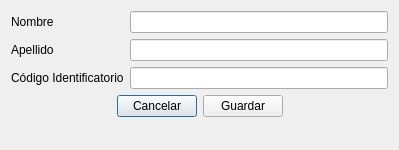
<?xml version="1.0" encoding="UTF-8"?>
<ui version="4.0">
 <class>NewUserDialog</class>
 <widget class="QDialog" name="NewUserDialog">
  <property name="geometry">
   <rect>
    <x>0</x>
    <y>0</y>
    <width>399</width>
    <height>150</height>
   </rect>
  </property>
  <property name="windowTitle">
   <string>Nuevo Usuario</string>
  </property>
  <layout class="QVBoxLayout" name="verticalLayout">
   <item>
    <layout class="QFormLayout" name="formLayout">
     <item row="0" column="0">
      <widget class="QLabel" name="firstNameLabel">
       <property name="text">
        <string>Nombre</string>
       </property>
      </widget>
     </item>
     <item row="1" column="0">
      <widget class="QLabel" name="lastNameLabel">
       <property name="text">
        <string>Apellido</string>
       </property>
      </widget>
     </item>
     <item row="2" column="0">
      <widget class="QLabel" name="barcodeLabel">
       <property name="text">
        <string>Código Identificatorio</string>
       </property>
      </widget>
     </item>
     <item row="0" column="1">
      <widget class="QLineEdit" name="firstNameLineEdit">
       <property name="alignment">
        <set>Qt::AlignmentFlag::AlignCenter</set>
       </property>
      </widget>
     </item>
     <item row="1" column="1">
      <widget class="QLineEdit" name="lastNameLineEdit">
       <property name="alignment">
        <set>Qt::AlignmentFlag::AlignCenter</set>
       </property>
      </widget>
     </item>
     <item row="2" column="1">
      <widget class="QLineEdit" name="barcodeLineEdit">
       <property name="alignment">
        <set>Qt::AlignmentFlag::AlignCenter</set>
       </property>
      </widget>
     </item>
    </layout>
   </item>
   <item>
    <layout class="QHBoxLayout" name="horizontalLayout">
     <property name="topMargin">
      <number>0</number>
     </property>
     <item>
      <spacer name="horizontalSpacer">
       <property name="orientation">
        <enum>Qt::Orientation::Horizontal</enum>
       </property>
       <property name="sizeHint" stdset="0">
        <size>
         <width>40</width>
         <height>20</height>
        </size>
       </property>
      </spacer>
     </item>
     <item>
      <widget class="QPushButton" name="cancelButton">
       <property name="text">
        <string>Cancelar</string>
       </property>
      </widget>
     </item>
     <item>
      <widget class="QPushButton" name="saveButton">
       <property name="text">
        <string>Guardar</string>
       </property>
      </widget>
     </item>
     <item>
      <spacer name="horizontalSpacer_2">
       <property name="orientation">
        <enum>Qt::Orientation::Horizontal</enum>
       </property>
       <property name="sizeHint" stdset="0">
        <size>
         <width>40</width>
         <height>20</height>
        </size>
       </property>
      </spacer>
     </item>
    </layout>
   </item>
   <item>
    <spacer name="verticalSpacer">
     <property name="orientation">
      <enum>Qt::Orientation::Vertical</enum>
     </property>
     <property name="sizeHint" stdset="0">
      <size>
       <width>20</width>
       <height>40</height>
      </size>
     </property>
    </spacer>
   </item>
  </layout>
 </widget>
 <tabstops>
  <tabstop>firstNameLineEdit</tabstop>
  <tabstop>lastNameLineEdit</tabstop>
  <tabstop>barcodeLineEdit</tabstop>
  <tabstop>cancelButton</tabstop>
  <tabstop>saveButton</tabstop>
 </tabstops>
 <resources/>
 <connections/>
</ui>
